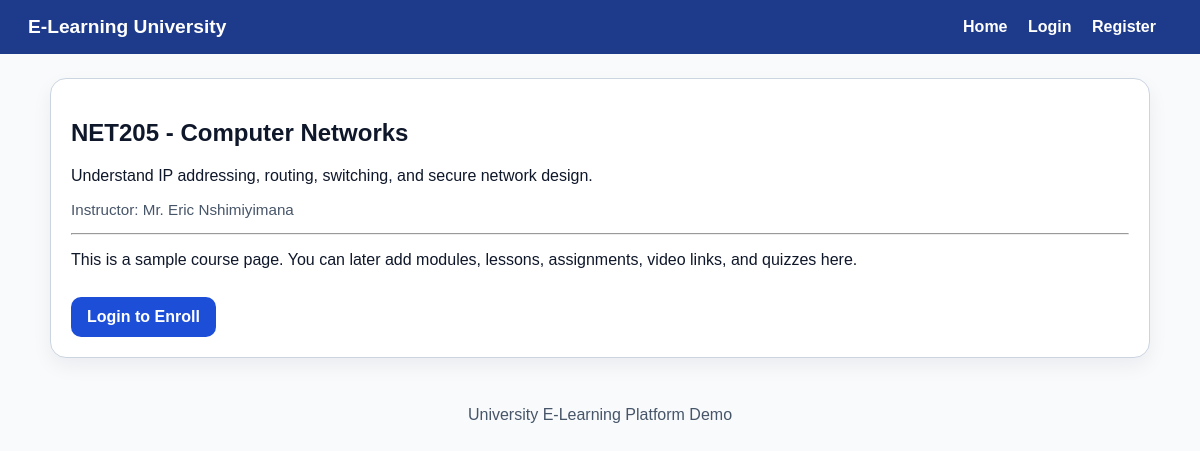
/course/2, run on the app's committed database.
### app.py (models this page shows)
class Course(db.Model):
    id = db.Column(db.Integer, primary_key=True)
    code = db.Column(db.String(30), unique=True, nullable=False)
    title = db.Column(db.String(150), nullable=False)
    description = db.Column(db.Text, nullable=False)
    instructor = db.Column(db.String(120), nullable=False)
    created_at = db.Column(db.DateTime, default=datetime.utcnow)
    enrollments = db.relationship("Enrollment", backref="course", lazy=True, cascade="all, delete-orphan")

### app.py (the view)
@app.route("/course/<int:course_id>")
def course_detail(course_id):
    course = Course.query.get_or_404(course_id)
    user = current_user()
    is_enrolled = False
    if user:
        is_enrolled = Enrollment.query.filter_by(user_id=user.id, course_id=course.id).first() is not None
    return render_template("course_detail.html", course=course, user=user, is_enrolled=is_enrolled)

### app.py (called while the page is built)
def current_user():
    user_id = session.get("user_id")
    if not user_id:
        return None
    return User.query.get(user_id)

### templates/course_detail.html (shortened to what this page needs)
{% extends "base.html" %}
{% block content %}
<div class="card">
    <h2>{{ course.code }} - {{ course.title }}</h2>
    <p>{{ course.description }}</p>
    <p class="meta">Instructor: {{ course.instructor }}</p>
    <hr>
    <p>This is a sample course page. You can later add modules, lessons, assignments, video links, and quizzes here.</p>
    {% if user %}
        {% if is_enrolled %}
            <p><strong>You are enrolled in this course.</strong></p>
            <a class="btn btn-secondary" href="{{ url_for('dashboard') }}">Back to Dashboard</a>
        {% else %}
            <form method="POST" action="{{ url_for('enroll', course_id=course.id) }}">
                <button type="submit">Enroll in this Course</button>
            </form>
        {% endif %}
    {% else %}
        <a class="btn" href="{{ url_for('login') }}">Login to Enroll</a>
    {% endif %}
</div>
{% endblock %}

### static/styles.css (style rules this page uses)
:root { --primary: #1d4ed8; --primary-dark: #1e3a8a; --accent: #dbeafe; --bg: #f8fafc; --surface: #ffffff; --text: #0f172a; --muted: #475569; --success: #166534; --danger: #b91c1c; --warning: #92400e; --border: #cbd5e1; }
* { box-sizing: border-box; }
body { margin: 0; font-family: Arial, sans-serif; background: var(--bg); color: var(--text); }
.card { background: var(--surface); border-radius: 16px; padding: 20px; border: 1px solid var(--border); box-shadow: 0 8px 20px rgba(15, 23, 42, 0.06); }
button, .btn { display: inline-block; background: var(--primary); color: white; padding: 11px 16px; border: none; border-radius: 10px; text-decoration: none; cursor: pointer; font-weight: 700; margin-top: 12px; }
.meta { color: var(--muted); font-size: 0.95rem; }

### data on the page
Course: code "NET205", title "Computer Networks", description "Understand IP addressing, routing, switching, and secure network design.", instructor "Mr. Eric Nshimiyimana"
